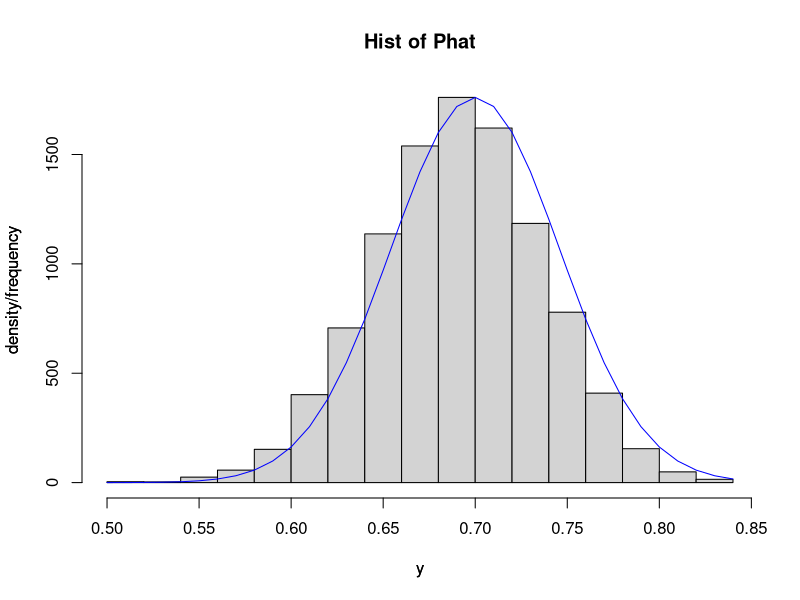

The R source for this figure:
# Central Limit Theorem for Binomial Data

# When the data is not numerical, the Central Limit Theorem
# for the distribution of the sample mean X¯
# can not be applied since it does not make sense to
# calculate the mean of a non-numerical variable.
# For a special type of non-numerical data called Binomial or binary data we
# can use the Central Limit Theorem for Binomial Data.
# A variable is said to be a Binomial or binary variable if it takes on two possible values.
# These kinds of variables are often coded using 0s and 1s.
# If an individual has the trait of interest (say being an in-state student for example),
# that individual will be assigned a value of 1 and an individual who does not
# have the trait of interest will be assigned a value of 0.
# The CLT for Binomial Data says if samples of size n
# are repeatedly selected randomly from a population with a proportion
# p having the trait of interest, then the sampling distribution of
# the sample proportion p^ of individuals in the sample having the trait of
# interest will be approximately Normal with mean equal to the population proportion
# p and standard deviation equal to p(1−p)/n−−−−−−−−−√ if the sample size n
# is sufficiently large which in this situation means np≥10 and n(1−p)≥10.
# To illustrate this result, we will use the following function:
sampling.distrib <- function(x, n, m)
                             # This function obtains the approximate sampling distribution of the statistic tstat
# when m random samples of size n are repeatedly selected from the population x
{
    tstat <- vector() # initialize the vector
    for (i in 1:m) # loop for sampling from the population m times (m <=5000 is required for qqplot)
    {
        sample.data <- sample(x, n) # randomly sample n individuals form the population x
        tstat[i] <- length(which(sample.data == 1)) / length(sample.data) # calculate the value of the sample proportion of individuals who have the trait of interest from the sample
    }
    return(tstat) # returns the approximate sampling
    # distribution of tstat
}

# Let’s illustrate the CLT for Binomial Data with an example.
# Suppose we have a large university where it is known that 70% of all the students
# are in-state students. If we randomly sample 100 students,
# the sampling distribution of the sample proportion p^ of in-state students
# in the sample is represented by the histogram below which is approximated
# by a Normal density curve with a mean of p=0.7 and standard deviation of sd.phat
# calculated below:
p <- .7
pop <- rbinom(10000, 1, p)
# hist(pop)
n <- 100
m <- 10000
phat <- sampling.distrib(pop, n, m)
sd.phat <- sqrt(p * (1 - p) / n)
sd.phat

x <- seq(min(phat), max(phat), by = .01) # define the x-axis scale
y <- phat
hist(y, main = "Hist of Phat", xlab = "y", ylab = "density/frequency")
par(new = TRUE) # signifies that a new plot will be added to the current plot
plot(x, dnorm(x, p, sd.phat), axes = F, type = "l", col = "blue", xlab = "y", ylab = "density/frequency") # plot the N(mean,sd) density function

par(new = F) # new plot will be created in a new plotting area

# That is, the distribution of all the values of p^ obtained from repeatedly
# sampling 100 students from the university is represented by the above histogram
# which is adequately approximated by the N(0.7,.0458) density curve (the blue curve).
# As an application of the CLT for Binomial Data, we can approximate, for example,
# the probability of randomly sampling 100 students and getting at least 75% of
# them being in-state as follows:
1 - pnorm(0.75, p, sd.phat)

# Since np>=10 and n(1−p)>=10, the sample size n can be considered
# sufficiently large for this number to be considered a reasonable approximation to
length(which(phat >= .75)) / length(phat)

# In general, the larger the sample size n, the more accurate the Normal approximation
